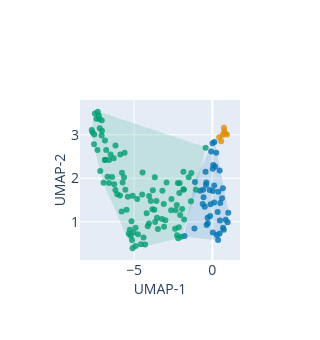

Notebook code for this chart:
### Markdown cell above
## 6. UMAP visualization

2D projection with convex hulls by cluster (colorblind palette).

### Code cell
plot_umap_cluster_visualization(
    feat_df, clustering_cols, "cluster_label",
    out_dir / "cluster_visualization",
    display_inline=True,
    n_neighbors=30
)

### Figure 1 — Plotly figure (JSON) as saved in the notebook; plotly's stock layout.template omitted (floating-point values rounded to 4 significant figures)
{"data": [{"fill": "toself", "fillcolor": "rgb(1, 115, 178)", "legendgroup": "AA-biased Heads", "line": {"color": "rgb(1, 115, 178)", "width": 1}, "mode": "lines", "opacity": 0.15, "showlegend": false, "type": "scatter", "x": [1.015, 0.1309, 0.009305, -1.116, -1.778, 0.3659, 0.7306, 0.9802], "y": [1.206, 2.835, 2.802, 1.913, 0.6759, 0.5839, 0.8158, 0.9889]}, {"legendgroup": "AA-biased Heads", "marker": {"color": "rgb(1, 115, 178)", "opacity": 0.8, "size": 6}, "mode": "markers", "name": "AA-biased Heads", "showlegend": true, "type": "scatter", "x": [0.5008, -0.5623, -0.6164, -1.116, 0.06029, 0.1742, -0.4349, 0.8548, 0.02377, -0.4041, -0.5886, -0.3869, 0.7306, 0.6795, 0.03387, 0.4643, -0.293, -0.1756, -0.4849, -0.7795, 0.3362, -0.3036, 1.015, -0.3673, 0.3817, 0.1309, -0.1392, 0.4841, 0.4624, 0.009305, -0.1226, -0.0739, 0.03061, 0.9802, 0.1159, 0.25, -1.144, 0.3659, 0.113, -1.778, 0.2807, 0.6159, 0.6751], "y": [1.434, 1.563, 1.406, 1.913, 2.304, 2.271, 2.152, 1.048, 2.22, 1.847, 1.737, 1.905, 0.8158, 0.864, 1.706, 2.178, 0.9639, 1.729, 1.345, 1.712, 1.225, 1.091, 1.206, 0.9281, 1.692, 2.835, 1.133, 1.032, 0.7323, 2.802, 1.401, 2.614, 0.7532, 0.9889, 1.835, 2.585, 0.8484, 0.5839, 1.445, 0.6759, 0.6945, 1.544, 1.772]}, {"fill": "toself", "fillcolor": "rgb(222, 143, 5)", "legendgroup": "Induction Heads", "line": {"color": "rgb(222, 143, 5)", "width": 1}, "mode": "lines", "opacity": 0.15, "showlegend": false, "type": "scatter", "x": [0.741, 0.4349, 0.562, 0.932], "y": [3.16, 2.943, 2.849, 3.004]}, {"legendgroup": "Induction Heads", "marker": {"color": "rgb(222, 143, 5)", "opacity": 0.8, "size": 6}, "mode": "markers", "name": "Induction Heads", "showlegend": true, "type": "scatter", "x": [0.6628, 0.562, 0.4349, 0.7572, 0.8255, 0.741, 0.932], "y": [3.0, 2.849, 2.943, 3.087, 3.029, 3.16, 3.004]}, {"fill": "toself", "fillcolor": "rgb(2, 158, 115)", "legendgroup": "Relative Position Heads", "line": {"color": "rgb(2, 158, 115)", "width": 1}, "mode": "lines", "opacity": 0.15, "showlegend": false, "type": "scatter", "x": [-0.4266, -7.32, -7.506, -7.705, -7.561, -7.162, -6.952, -5.098, -2.183, -1.99, -1.048], "y": [2.702, 3.528, 3.49, 3.106, 2.784, 2.167, 1.9, 0.3924, 0.6231, 0.6579, 1.733]}, {"legendgroup": "Relative Position Heads", "marker": {"color": "rgb(2, 158, 115)", "opacity": 0.8, "size": 6}, "mode": "markers", "name": "Relative Position Heads", "showlegend": true, "type": "scatter", "x": [-7.343, -2.055, -7.651, -7.052, -7.254, -7.193, -7.242, -7.077, -7.546, -7.32, -7.506, -6.301, -6.189, -5.606, -4.46, -7.705, -3.679, -5.883, -6.696, -6.602, -5.774, -0.4266, -6.598, -7.406, -7.065, -6.86, -5.643, -4.484, -6.865, -4.799, -3.934, -3.827, -3.104, -3.804, -1.048, -5.089, -5.272, -5.731, -1.848, -5.209, -3.576, -7.162, -1.345, -4.91, -6.783, -6.077, -4.042, -5.401, -2.927, -3.192, -6.842, -5.795, -7.561, -5.129, -5.48, -4.754, -3.002, -5.339, -5.165, -1.512, -6.272, -6.501, -2.202, -1.932, -2.107, -2.274, -2.613, -2.352, -6.952, -2.183, -4.129, -5.059, -5.898, -1.368, -4.198, -6.194, -4.906, -6.402, -5.098, -2.636, -3.086, -3.534, -1.99, -1.847, -1.805, -5.556, -3.653, -3.223, -4.052, -1.818, -3.475, -2.144, -2.089, -3.707, -2.382, -2.258, -4.297, -4.56, -4.396], "y": [2.648, 1.156, 3.05, 3.093, 3.441, 3.151, 3.369, 2.98, 3.004, 3.528, 3.49, 2.462, 2.75, 2.589, 2.134, 3.106, 2.025, 2.546, 2.032, 1.89, 2.127, 2.702, 2.418, 3.365, 3.33, 2.868, 2.02, 1.624, 2.417, 1.525, 1.479, 1.286, 1.411, 1.723, 1.733, 1.596, 0.8166, 1.905, 2.149, 0.6852, 1.477, 2.167, 2.122, 0.8609, 2.649, 1.633, 1.595, 1.578, 1.901, 1.714, 2.424, 1.236, 2.784, 0.5817, 1.275, 0.7132, 1.033, 0.7282, 1.011, 2.026, 1.861, 2.548, 1.893, 1.294, 1.662, 1.383, 1.526, 1.266, 1.9, 0.6231, 0.8962, 0.7538, 1.604, 1.471, 1.197, 1.729, 0.4426, 2.027, 0.3924, 1.266, 0.8863, 1.094, 0.6579, 1.744, 1.051, 1.734, 0.9967, 1.062, 0.9627, 1.74, 0.8327, 0.874, 1.885, 1.275, 0.8392, 0.6929, 0.4763, 0.4823, 0.6386]}], "layout": {"font": {"size": 14}, "height": 340, "legend": {"bordercolor": "black", "borderwidth": 0.5, "orientation": "h", "x": 0.5, "xanchor": "center", "y": -0.4, "yanchor": "top"}, "showlegend": false, "title": {"x": 0.5}, "width": 320, "xaxis": {"anchor": "y", "domain": [0, 1], "title": {"font": {"size": 14}, "standoff": 2, "text": "UMAP-1"}}, "yaxis": {"anchor": "x", "domain": [0, 1], "title": {"font": {"size": 14}, "standoff": 2, "text": "UMAP-2"}}}}
